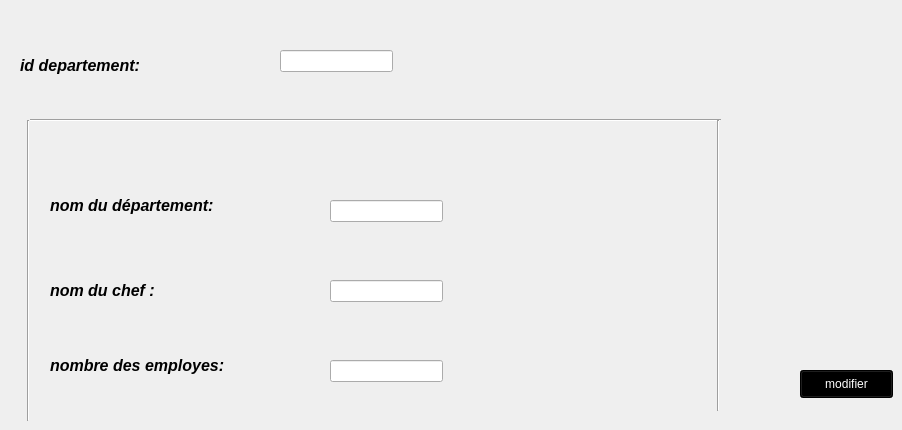
      <widget class="QWidget" name="tab_10">
       <attribute name="title">
        <string>modifier produit</string>
       </attribute>
       <widget class="QLabel" name="label_11">
        <property name="geometry">
         <rect>
          <x>20</x>
          <y>50</y>
          <width>171</width>
          <height>31</height>
         </rect>
        </property>
        <property name="text">
         <string>&lt;html&gt;&lt;head/&gt;&lt;body&gt;&lt;p&gt;&lt;span style=&quot; font-size:12pt; font-weight:600; font-style:italic;&quot;&gt;id departement:&lt;/span&gt;&lt;/p&gt;&lt;/body&gt;&lt;/html&gt;</string>
        </property>
       </widget>
       <widget class="Line" name="line_3">
        <property name="geometry">
         <rect>
          <x>30</x>
          <y>110</y>
          <width>691</width>
          <height>20</height>
         </rect>
        </property>
        <property name="orientation">
         <enum>Qt::Horizontal</enum>
        </property>
       </widget>
       <widget class="QLabel" name="label_12">
        <property name="geometry">
         <rect>
          <x>50</x>
          <y>190</y>
          <width>241</width>
          <height>31</height>
         </rect>
        </property>
        <property name="text">
         <string>&lt;html&gt;&lt;head/&gt;&lt;body&gt;&lt;p&gt;&lt;span style=&quot; font-size:12pt; font-weight:600; font-style:italic;&quot;&gt;nom du département:&lt;/span&gt;&lt;/p&gt;&lt;/body&gt;&lt;/html&gt;</string>
        </property>
       </widget>
       <widget class="QLabel" name="label_13">
        <property name="geometry">
         <rect>
          <x>50</x>
          <y>270</y>
          <width>151</width>
          <height>41</height>
         </rect>
        </property>
        <property name="text">
         <string>&lt;html&gt;&lt;head/&gt;&lt;body&gt;&lt;p&gt;&lt;span style=&quot; font-size:12pt; font-weight:600; font-style:italic;&quot;&gt;nom du chef :&lt;/span&gt;&lt;/p&gt;&lt;/body&gt;&lt;/html&gt;</string>
        </property>
       </widget>
       <widget class="QLabel" name="label_14">
        <property name="geometry">
         <rect>
          <x>50</x>
          <y>350</y>
          <width>241</width>
          <height>31</height>
         </rect>
        </property>
        <property name="text">
         <string>&lt;html&gt;&lt;head/&gt;&lt;body&gt;&lt;p&gt;&lt;span style=&quot; font-size:12pt; font-weight:600; font-style:italic;&quot;&gt;nombre des employes:&lt;/span&gt;&lt;/p&gt;&lt;/body&gt;&lt;/html&gt;</string>
        </property>
       </widget>
       <widget class="Line" name="line_4">
        <property name="geometry">
         <rect>
          <x>710</x>
          <y>120</y>
          <width>16</width>
          <height>291</height>
         </rect>
        </property>
        <property name="orientation">
         <enum>Qt::Vertical</enum>
        </property>
       </widget>
       <widget class="Line" name="line_5">
        <property name="geometry">
         <rect>
          <x>20</x>
          <y>120</y>
          <width>16</width>
          <height>301</height>
         </rect>
        </property>
        <property name="orientation">
         <enum>Qt::Vertical</enum>
        </property>
       </widget>
       <widget class="QLineEdit" name="id_produit_a_modif">
        <property name="geometry">
         <rect>
          <x>280</x>
          <y>50</y>
          <width>113</width>
          <height>22</height>
         </rect>
        </property>
        <property name="styleSheet">
         <string notr="true"/>
        </property>
       </widget>
       <widget class="QLineEdit" name="nom_produit_modif">
        <property name="geometry">
         <rect>
          <x>330</x>
          <y>200</y>
          <width>113</width>
          <height>22</height>
         </rect>
        </property>
        <property name="styleSheet">
         <string notr="true"/>
        </property>
       </widget>
       <widget class="QLineEdit" name="nom_type_modif">
        <property name="geometry">
         <rect>
          <x>330</x>
          <y>280</y>
          <width>113</width>
          <height>22</height>
         </rect>
        </property>
        <property name="styleSheet">
         <string notr="true"/>
        </property>
       </widget>
       <widget class="QLineEdit" name="nbr_produit_modif">
        <property name="geometry">
         <rect>
          <x>330</x>
          <y>360</y>
          <width>113</width>
          <height>22</height>
         </rect>
        </property>
        <property name="styleSheet">
         <string notr="true"/>
        </property>
       </widget>
       <widget class="QPushButton" name="pb_modif_produit">
        <property name="geometry">
         <rect>
          <x>800</x>
          <y>370</y>
          <width>93</width>
          <height>28</height>
         </rect>
        </property>
        <property name="styleSheet">
         <string notr="true">background-color:rgb(0, 0, 0);color:rgb(255, 255, 255)</string>
        </property>
        <property name="text">
         <string>modifier</string>
        </property>
       </widget>
      </widget>
